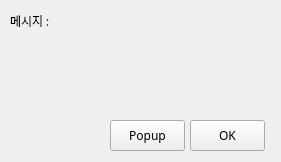
<?xml version="1.0" encoding="UTF-8"?>
<ui version="4.0">
 <class>Form</class>
 <widget class="QWidget" name="Form">
  <property name="geometry">
   <rect>
    <x>0</x>
    <y>0</y>
    <width>281</width>
    <height>162</height>
   </rect>
  </property>
  <property name="minimumSize">
   <size>
    <width>281</width>
    <height>162</height>
   </size>
  </property>
  <property name="maximumSize">
   <size>
    <width>281</width>
    <height>162</height>
   </size>
  </property>
  <property name="font">
   <font>
    <family>나눔고딕</family>
   </font>
  </property>
  <property name="windowTitle">
   <string>MainApp</string>
  </property>
  <widget class="QLabel" name="lblMessage">
   <property name="geometry">
    <rect>
     <x>10</x>
     <y>10</y>
     <width>260</width>
     <height>21</height>
    </rect>
   </property>
   <property name="text">
    <string>메시지 : </string>
   </property>
  </widget>
  <widget class="QPushButton" name="btnOK">
   <property name="geometry">
    <rect>
     <x>190</x>
     <y>120</y>
     <width>75</width>
     <height>31</height>
    </rect>
   </property>
   <property name="text">
    <string>OK</string>
   </property>
  </widget>
  <widget class="QPushButton" name="btnPOP">
   <property name="geometry">
    <rect>
     <x>110</x>
     <y>120</y>
     <width>75</width>
     <height>31</height>
    </rect>
   </property>
   <property name="text">
    <string>Popup</string>
   </property>
  </widget>
 </widget>
 <resources/>
 <connections/>
</ui>
